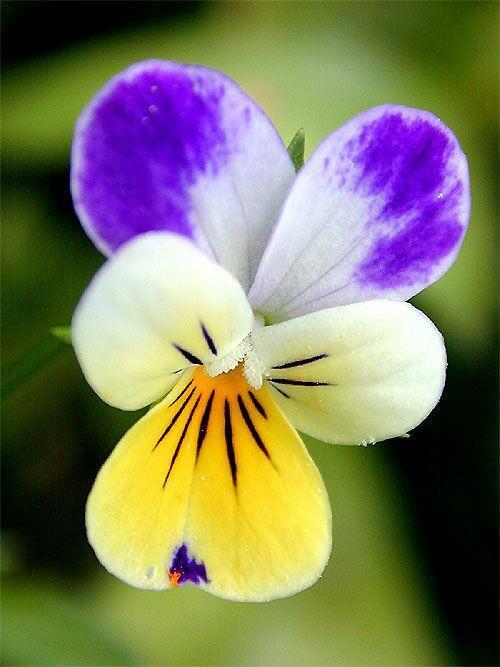
#> input picture 23H/ELE510/Labs/Lab 1/images/flower.jpg, 500 x 667 px
$ jupyter execute LABexc1-ELE510-2023-dfylling.ipynb
#> lines starting #> are read from the running program, lines starting #| are printed output that depends on the picture; after the words box and inside, x2 and y2 are one past the last pixel; in counts of white or black regions, pixels touching at a corner belong together
# ELE510 Image Processing with robot vision: LAB, Exercise 1, Fundamentals.

### Daniel Fylling

## Abstract

The assignment aims to provide foundational knowledge and practical experience in working with digital images using Python and popular libraries like OpenCV, NumPy, and Matplotlib. This exercise focuses on the fundamental aspects of digital images, including image properties, thresholding, and basic image analysis.

## Problem 1

**a)** What does a pixel value represent? What is the standard bit depth and why is it the common practice?

An 8-bit pixel value for a gray scale image would represent the brightness of the pixel on a scale from 0 to 255, where 0 is completely black and 255 is completely saturated / white.
8 bit pixel depth is commonly used and I suspect it is used to match the human visual system. Adding one more bit to 9 bits would divide the gray scale into 512 parts rather than 256, but if this means that two following gray sccales look indistinguishable to the human eye that last bit was wasted.

**b)** What is the difference between image processing and image analysis? What primary problems are they trying to solve?

Image processing inputs an image and outputs some enhanced version of the image. Image analysis aims to extract imformation from the image and typically outputs numbers or other insights.

**c)** Given a storage space of 512 GB, we would like to save a digital video recorded in grayscale that fills all the available memory. The video was recorded with no compression, a frame rate of 100 frames per second, and an image frame of $2048 \times 1024$ pixels. Then, how long would the lenght of the video be in time? Please provide an answer in HH:MM:SS format.

[cell 1]
import numpy as np

pixels_in_frame = 2048*1024
bits_per_frame = pixels_in_frame*8
bits_per_second = bits_per_frame*100
available_bits = 512*1024**3*8
seconds_of_film = available_bits/bits_per_second

hours_of_film = np.floor(seconds_of_film/3600)
remaining_seconds = seconds_of_film - hours_of_film*3600
minutes_of_film = np.floor(remaining_seconds/60)
remaining_seconds = remaining_seconds - minutes_of_film*60

print(f'Length of film is {hours_of_film:.0f}:{minutes_of_film:.0f}:{remaining_seconds:.0f}')

## Problem 2

In this problem we use one image, `flower.jpg` (relative path: `./images/flower.jpg`).

**a)** Import the image; let the name of the flower image be **A**. Find the following properties: height, width, channels, filesize [+]. Be aware tha opencv represents image colar channel in the order BGR (blue, green, red) instead of RGB as is more common.  Matplotlib use RGB, so if we are using matplotlib to show images they need to be converted first.

[cell 2]
# Import useful packages
import os # useful for the filesize
import cv2
import matplotlib.pyplot as plt

# Import the image, which is located in the folder images/ (you can download it from CANVAS)
A_path = './images/flower.jpg'
A = cv2.imread(A_path)
#> A is the input picture: shape (667, 500, 3); mean B, G, R 95.1, 123.9, 126.5

# Convert the image from BGR (OpenCV standard) to RGB (standard)
A = cv2.cvtColor(A, cv2.COLOR_BGR2RGB)

# image properties
height, width, channels = A.shape
#> height = 667; width = 500; channels = 3
filesize = os.path.getsize(A_path)

print('Image Dimension    : ', A.shape)
#| Image Dimension    :  (667, 500, 3)
print('Image Height       : ', height)
#| Image Height       :  667
print('Image Width        : ', width)
#| Image Width        :  500
print('Number of Channels : ', channels)
#| Number of Channels :  3

## The results should be:
# Image Dimension    :  (667, 500, 3)
# Image Height       :  667
# Image Width        :  500
# Number of Channels :  3

### Problem 2 b)
Image **A** is represented as a 3D array in Python. With **A** as input we now want to extract 4 different 2D images:
   - **R** representing the red colour component,
   - **G** representing the green colour component,
   - **B** representing the blue colour component, and
   - **Gr** representing a grey level version.

The rgb components are found by using `A[:,:,k]` where `k=1,2 and 3`. The grey level image can be imported using a particular flag (`cv2.IMREAD_GRAYSCALE`), or converted from an already imported color-image to grayscale (find the cv2 function yourself in the documentation). Use `matplotlib` to display the colour image and the 3 colour components in the same figure.

Describe how the different colour components contributes to different parts of the image (the petals and the background). Show the gray level image in a separate figure. Describe this image in relation to the colour components.

<div class="alert alert-block alert-info">
    The filesize can be checked in <b>bytes</b> using the following commands:

```python
import os
filesize = os.path.getsize(my_path)
```
</div>

[cell 3]
# Extract 2D images (the various channels + grayscale)
R = A[:,:,0]
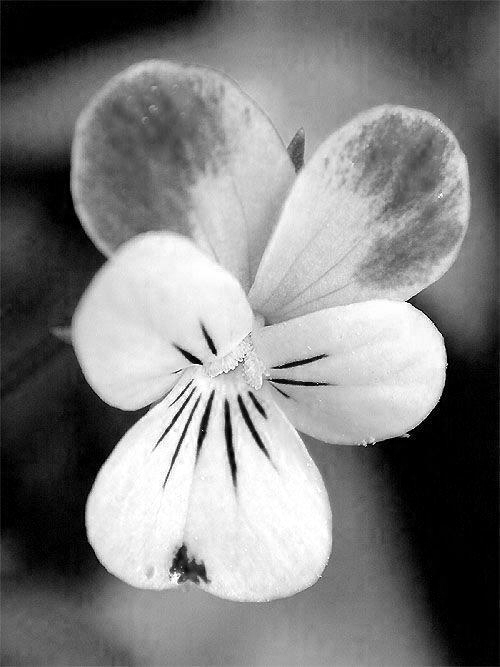
#> R: shape (667, 500); min 0, max 255, mean 126.5
G = A[:,:,1]
B = A[:,:,2]
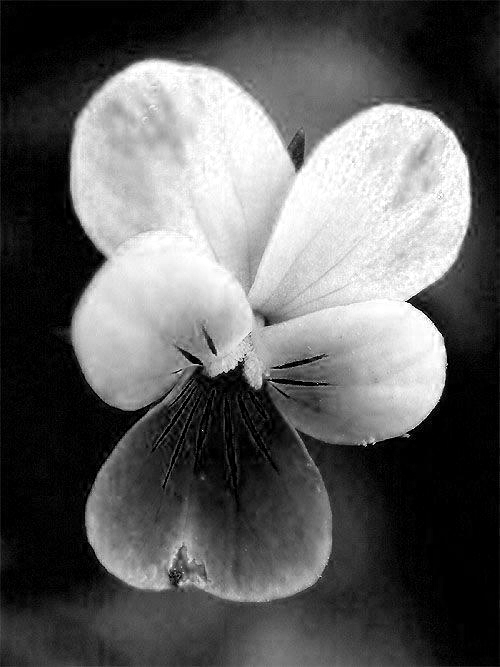
#> B: shape (667, 500); min 0, max 255, mean 95.1

plt.figure(figsize=(10,10))
plt.subplot(231)
plt.imshow(A)
plt.title('Color')
plt.subplot(232)
plt.imshow(R, cmap='Reds')
plt.title('Red channel')
plt.subplot(233)
plt.imshow(G, cmap='Greens')
plt.title('Green channel')
plt.subplot(234)
plt.imshow(B, cmap= 'Blues')
plt.title('Blue channel')

# Greyscale image
Gr = cv2.imread(A_path, cv2.IMREAD_GRAYSCALE)
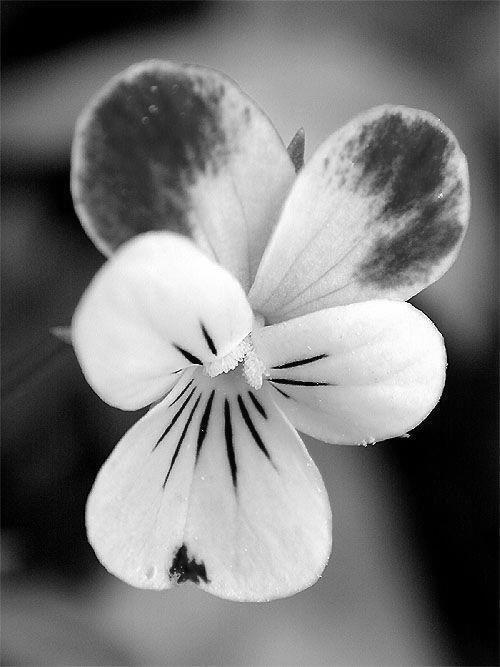
#> Gr: shape (667, 500); min 0, max 255, mean 121.4
plt.subplot(235)
plt.imshow(Gr, cmap='gray', vmin=0, vmax=255)
plt.title('Greyscale image')
plt.show()

**Describe how the different colour components contributes to different parts of the image (the petals and the background).**

For light intenstiy we can notice that where the main image is dark, the composite images are bright/white. The 'cmap' functions that are used have white as the default color at no signal '0' and fully saturated color, f.ex. 'red' at max signal, 255. We can see that in bright/white areas of the main image, all separate colors give high output. This is how white light is constructed through RGB-pixels in the computer screen. Lastly we can notice the special case of the big yellow petal. We see that both red and green give high signals here, but there is hardly any blue light in the mix. This is how yellow light is mimiced by computer screens based on how our eyes work.

Describe gray scale image in relation to the colour components.

The main unexpected thing about the gray scale image to me is that the big yellow patel is almost completely white, rather than more gray as I might have expected. I suspect this may be related to the green component being given a higher weight in the conversion process, so the resulting combined signal is higher. By looking at the top 2 petals we can see that it has a relatively high signal from both red and blue channels, but still appear very dark in the gray scale image - possibly due to the same weighting.

### Problem 2 c)
The image data can be written to new files with a chosen format. Use `cv2.imwrite` and JPG. We want to study different degrees of compression by using `[cv2.IMWRITE_JPEG_QUALITY, jpg_quality]` as option in the `cv2.imwrite` function, where `cv2.IMWRITE_JPEG_QUALITY` is the quality flag, and `jpg_quality` is the selected quality for saving the image. Let `jpg_qualities` be `[25,50,75,100]` and make a graph that show the filesize in kB as a function of `jpg_qualities` for this image. When a repeated procedure is done, like in this case, it is efficient to make a script or a function for the problem. Display the compressed images for `jpg_qualities=25` and `jpg_qualities=75` (use `plt.imshow`). Study these images and discuss the degradation of the images caused by the compression.

[cell 4]
# Image compression
jpg_qualities = [25,50,75,100]
sizes = []
images = []


for jpg_quality in jpg_qualities:
    # write the images with a specific quality
    file_path = f'./images/flower{jpg_quality}.jpg'
    cv2.imwrite(file_path, A, [cv2.IMWRITE_JPEG_QUALITY, jpg_quality])

    # append new images to collector variable
    images.append(cv2.imread(file_path))

    # find and collect image sizes
    filesize = os.path.getsize(file_path)
    sizes.append(filesize)

plt.figure(figsize=(10,10))
plt.subplot(212)
plt.plot(jpg_qualities, sizes) # Show the plot for the filesize in kB of the images generated
plt.xlabel("Quality in percent")
plt.ylabel("Filesize in kB")
plt.subplot(231)
plt.imshow(images[0])
plt.title("Quality 25%")
plt.subplot(232)
plt.imshow(images[2])
plt.title("Quality 75%")
plt.subplot(233)
plt.imshow(images[3])
plt.title("Quality 100%")
plt.tight_layout()
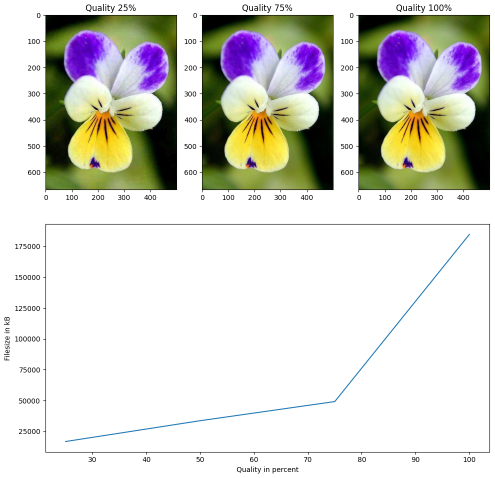
#> figure drawn by matplotlib, 4 panels; B, G, R data is drawn as R, G, B

**Study these images and discuss the degradation of the images caused by the compression.**
1. Comparing 75% image to original image, they seem quite similar. Both images have some "grainy" quality to them and the respective file sizes are even the same, 48kB. I don't know how jpeg compression works, but I speculate that maybe the quality of the original image might have been 75% as well.
2. Comparing 75% image to 100% image. No noticable difference in image quality, though file sizes are 48 / 180 kB respectively. It seems that most of the added information to the 100% is redundant compared to 75%.
3. Comparing 75% image to 25% image. There is a small but noticable difference in image quality, at the same time the size difference is of order 3, at 16 / 48 kB. Which quality is preferrable would be up to the usage. The lower quality image can just as easily be identified as a flower/pansy as the other, but the higher quality would be preferred if the image was to be displayed for decorative purposes.

### Problem 2 d)
A simple way of finding objects in an image is by using thresholding. The OpenCV function `threshold`. performs simple thresholding and ouputs a logical image matrix. We want to find a logical mask identifying the flower (foreground and not the background) in our image. We can do that by combining the result from thresholding the green component and the red component, `Fmask = Gmask or Rmask`. `Gmask` is the output from thresholding the green component with a level of approximately (180/255) and `Rmask` is the result from thresholding the red component with level (150/255) approximately. Execute these operations and adjust the two levels for the best result. Display the final logical image `Fmask` and describe the result.

[cell 5]
# Thresholding: Black and White (binary) images

# _, means that we are skipping the first output.
# look in OpenCV documentation to find out what the first output of threshold is
_, Gmask = cv2.threshold(G, 195, 255, cv2.THRESH_BINARY)
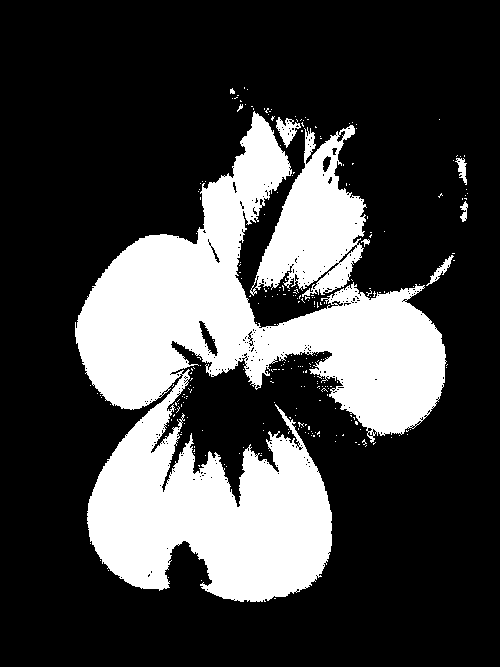
#> Gmask: shape (667, 500); 26.5% white; 268 white regions (259 under 20 px), largest, box (x1, y1, x2, y2) and area: (75, 111, 447, 602) 76686, (250, 125, 367, 297) 10129, (276, 117, 301, 148) 357
_, Rmask = cv2.threshold(R, 185, 255, cv2.THRESH_BINARY)
#> Rmask: shape (667, 500); 31.2% white; 261 white regions (255 under 20 px), largest, box (x1, y1, x2, y2) and area: (75, 79, 461, 602) 102177, (438, 141, 470, 226) 984, (126, 62, 178, 78) 320, (279, 133, 289, 148) 30, (304, 134, 308, 156) 28, (293, 295, 301, 304) 26
_, Bmask = cv2.threshold(B, 125, 255, cv2.THRESH_BINARY)
#> Bmask: shape (667, 500); 34.5% white; 184 white regions (180 under 20 px), largest, box (x1, y1, x2, y2) and area: (70, 59, 472, 447) 107842, (86, 459, 332, 602) 6746, (162, 389, 174, 403) 46, (145, 404, 159, 418) 34
Fmask = np.logical_or(np.logical_or(Gmask, Rmask), Bmask)
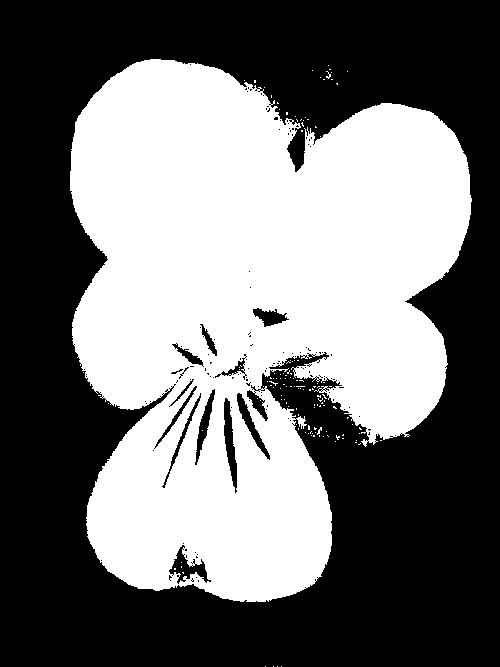
#> Fmask: shape (667, 500) bool; 44.9% white; 132 white regions (131 under 20 px), largest, box (x1, y1, x2, y2) and area: (70, 59, 472, 602) 149484

plt.figure(figsize=(10,10))
plt.subplot(231)
plt.imshow(Gmask, cmap='gray', vmin=0, vmax=255)
plt.title('Green threshold image')
plt.subplot(232)
plt.imshow(Rmask, cmap='gray', vmin=0, vmax=255)
plt.title('Red threshold image')
plt.subplot(233)
plt.imshow(Bmask, cmap='gray', vmin=0, vmax=255)
plt.title('Blue threshold image')
plt.subplot(234)
plt.imshow(Fmask, cmap='gray')
plt.title('Combined threshold image')

A_masked = A.copy()
A_masked[~Fmask] = 0
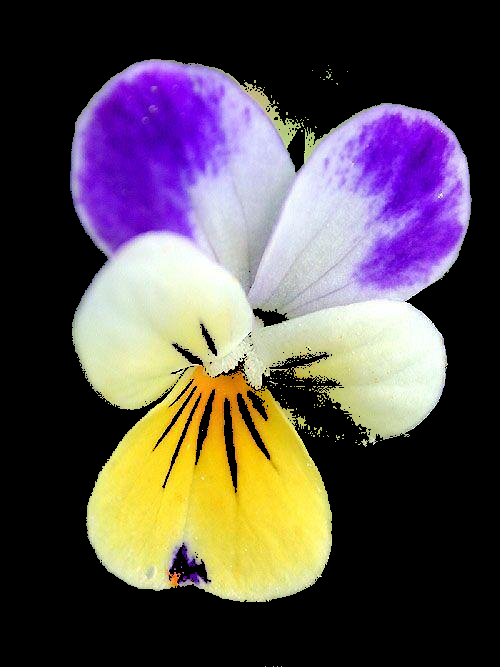
#> A_masked: shape (667, 500, 3); mean R, G, B 88.6, 77.3, 78.8

plt.subplot(235)
plt.imshow(A_masked)
plt.title('Masked original image')
plt.tight_layout()

**Display the final logical image `Fmask` and describe the result.**

After trying to catch the shape of the flower with only the red and green channels I could not resist to add the blue channel as well. Even after adding the blue channel I was not able to find a configuration of thresholds that would keep the full flower and omit the entire background. The result above is as colse as I could get.

As can be seen a bit of the right white petal is missing and some of the green background above the flower is present. Fully removing the green bit would cause the missing area on the petal to grow and vice versa. This was true for all channels in this case.

The below code explores how close we can get by using red and green channels only. As can be seen, the blue part of the petals quickly fades as thresholds are increased.

[cell 6]
plt.figure(figsize=(10,15))

G_thresholds = np.arange(180,191,5) # base 180
R_thresholds = np.arange(160,171,5) # base 150

for i, G_threshold in enumerate(G_thresholds):
    for j, R_threshold in enumerate(R_thresholds):
        _, Gmask = cv2.threshold(G, G_threshold, 255, cv2.THRESH_BINARY)
        _, Rmask = cv2.threshold(R, R_threshold, 255, cv2.THRESH_BINARY)
        Fmask = np.logical_or(Gmask, Rmask)

        plt.subplot(len(G_thresholds), len(R_thresholds), i*len(R_thresholds) + j + 1)
        plt.imshow(Fmask, cmap='gray')
        plt.title(f'G_t = {G_threshold}, R_t = {R_threshold}')
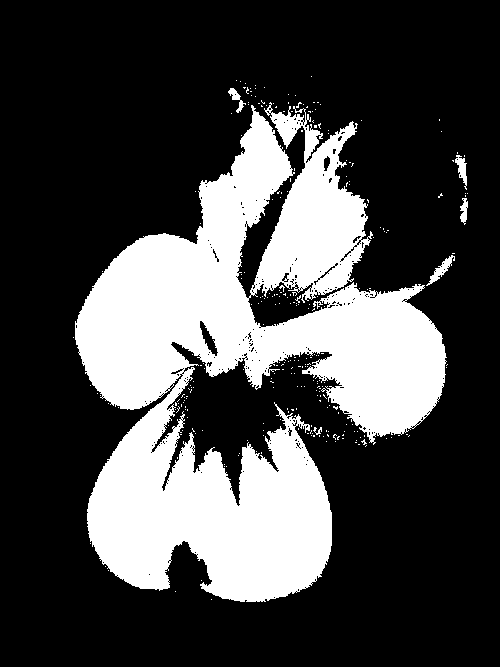
#> Gmask: shape (667, 500); 27.7% white; 273 white regions (267 under 20 px), largest, box (x1, y1, x2, y2) and area: (75, 102, 447, 602) 91181, (426, 255, 455, 286) 248, (455, 155, 467, 190) 200, (228, 88, 246, 113) 145, (460, 198, 468, 225) 134, (313, 427, 322, 435) 34

plt.tight_layout()
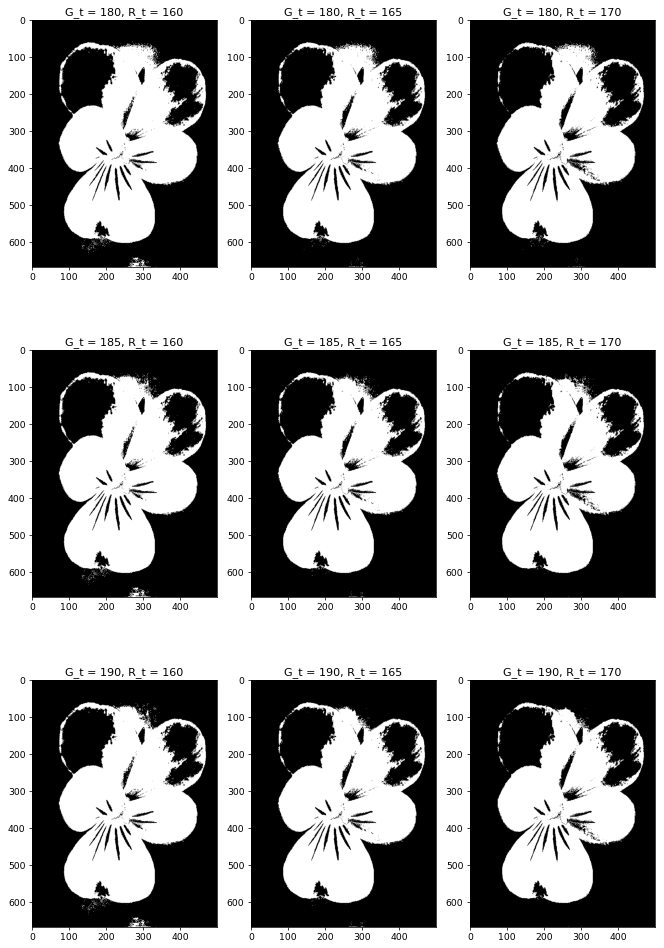
#> figure drawn by matplotlib, 9 panels

## Problem 3

Write a function that extracts a rectangular region from an input image, commonly known as cropping. Give the function the name **image2roi** (roi = region of interest). Let this function work as follows:

**a)** Input parameters should be an image and the coordinates for the roi (fname, coords). First check if the image is colour or grey level. If it is colour a message should be printed out and the function closed (return). If it is a grey level image continue to the next step, **b)**.

**b)** The size of the image is computed and the image displayed with indexes shown along the axis. Extract the sub image (region of interest) given the coordinates, display it and the function ended.

[cell 7]
'''
Function that takes in input an image and the coordinates for the ROI
img is a grey scale image - one layer
coords is given as numpy array of form: [xmin, xmax, ymin, ymax]
coordinate 0,0 is at the top left corner of the image

'''
def image2roi(img, coords):

    if len(img.shape)>2:
        print('Enter gray scale image only')

    h, w = img.shape
#> h = 667; w = 500
    xmin, xmax, ymin, ymax = coords

    if np.any(coords < 0):
        return print('Only positve coordinates')
    if np.logical_or(xmin>xmax, ymin>ymax):
        return print('Invalid coordinate range')
    if np.logical_or(xmax>w, ymax>h):
        return print('Max coordinate outside image')

    # Plot the greyscale image and the ROI based on the coords values
    plt.imshow(img[ymin:ymax, xmin:xmax], cmap='gray')
    plt.title('Cropped image')

[cell 8]
##  To test your function, complete the following lines:

coords = np.array([180, 500, 320, 420])
img = Gr  # use the flower image or something else you want.

image2roi(img, coords)
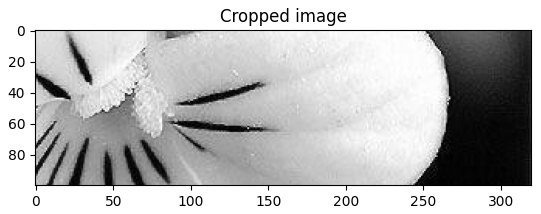
#> figure drawn by matplotlib, 1 panel
